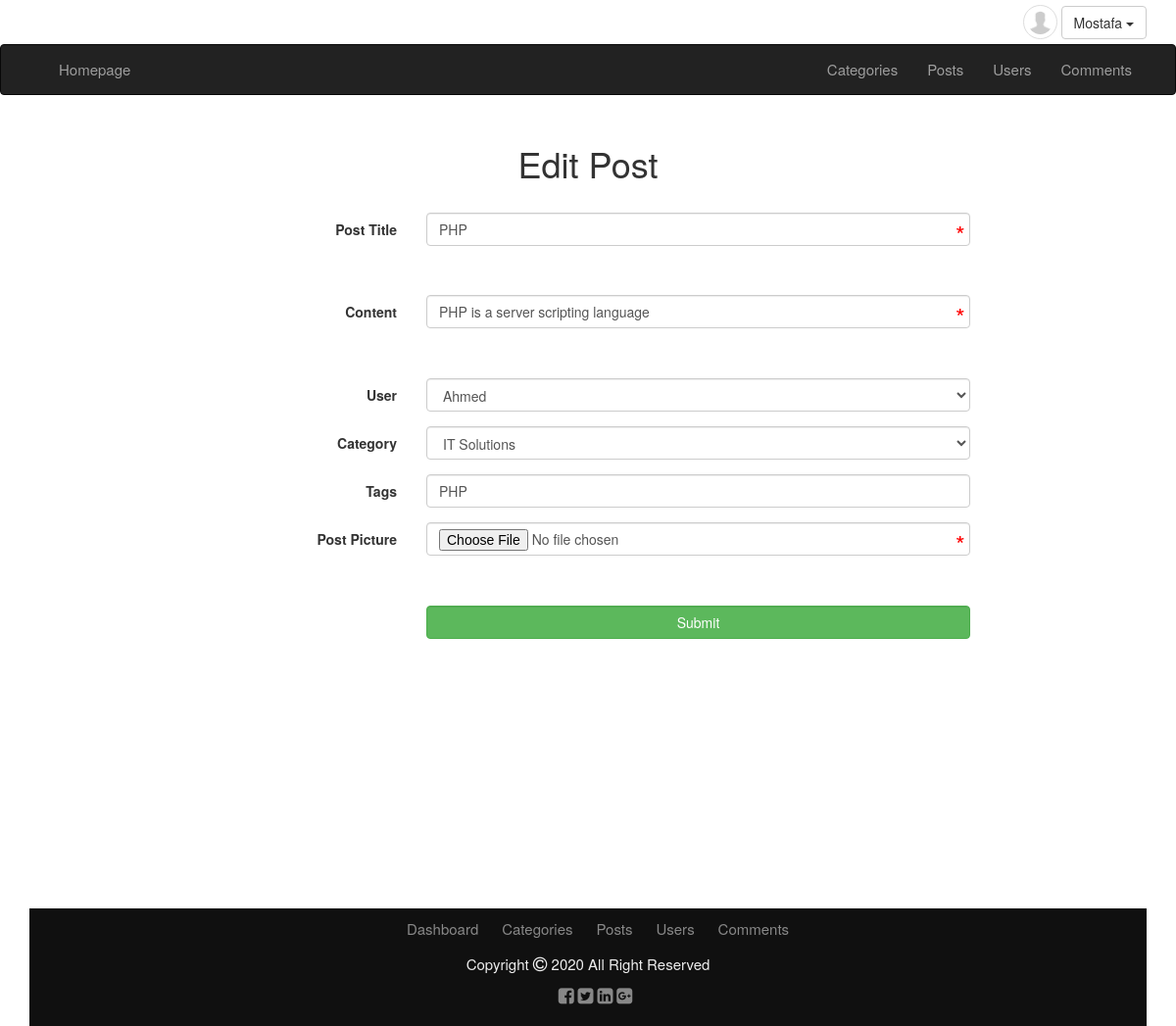
Screenshot of /admin/post_edit.php?postid=1 (signed in) with the database file from the repository.
### tables this page shows
CREATE TABLE `users` (
  `UserID` int(11) NOT NULL,
  `Username` varchar(255) NOT NULL,
  `Email` varchar(255) NOT NULL,
  `Password` varchar(255) NOT NULL,
  `Fullname` varchar(255) NOT NULL,
  `GroupID` int(3) NOT NULL DEFAULT 0 COMMENT '1 : Admin, 0: User',
  `RegistrationStatus` int(3) NOT NULL DEFAULT 0 COMMENT '1 : Registered, 0 : Pending Activation',
  `UserDateTime` datetime NOT NULL,
  `UserImage` text NOT NULL
);

CREATE TABLE `posts` (
  `PostID` int(11) NOT NULL,
  `PostTitle` varchar(255) NOT NULL,
  `PostContent` varchar(255) NOT NULL,
  `PostDateTime` datetime NOT NULL,
  `PostApproval` int(3) NOT NULL DEFAULT 0 COMMENT '1 : Approved, 0: Pending Approval',
  `PostTags` varchar(255) NOT NULL,
  `User_ID` int(11) NOT NULL,
  `Category_ID` int(11) NOT NULL,
  `PostImage` text NOT NULL
);

CREATE TABLE `categories` (
  `CategoryID` int(11) NOT NULL,
  `CategoryName` varchar(255) NOT NULL,
  `CategoryDescription` varchar(255) NOT NULL,
  `CategoryVisibility` tinyint(2) NOT NULL DEFAULT 1,
  `CategoryComments` tinyint(2) NOT NULL DEFAULT 1
);

### admin/post_edit.php (the view, shortened to what this page needs)
<?php
if(isset($_SESSION['Username']))
   {
	   include "includes/templates/header.php";
	   include "includes/templates/navbar.php";
	   echo "<div class='container'>";
	   echo "<h1 class='edit text-center'>Edit Post</h1>";
	   if(isset($_GET['postid']) && is_numeric($_GET['postid']))
		   {
			   $postid = intval($_GET['postid']);
		   }
	   else
		   {
			   $postid = 0;
		   }
        $sql1 = $conn->prepare("SELECT * FROM posts WHERE PostID = '{$postid}' LIMIT 1");
		$sql1->execute();
		$count = $sql1->rowCount();
        $posts = $sql1->fetchAll();
        foreach($posts as $post);
  if ($count > 0) { ?>
			<div class="container">
		<form class="form-horizontal" action="post_update.php" method="post" enctype="multipart/form-data">
		<div class="form-group">
			<label class="col-sm-2 col-md-4 control-label">Post Title</label>
			<div class="col-sm-4 col-md-6">
				<input class="form-control" type="text" name="posttitle" placeholder="The Title Of The Post"
				value="<?php echo $post['PostTitle']; ?>" required>
				<span class="asterisk">*</span>
			</div>
			</div>
		<div class="form-group">
			<label class="col-sm-2 col-md-4 control-label">Content</label>
			<div class="col-sm-4 col-md-6">
				<input class="form-control" type="text" name="content"
				value="<?php echo $post['PostContent']; ?>"
				placeholder="The Content Of The Post" required>
				<span class="asterisk">*</span>
			</div>
		</div>
		<div class="form-group">
			<label class="col-sm-2 col-md-4 control-label">User</label>
			<div class="col-sm-4 col-md-6">
				<select class="form-control" name="user">
					<?php
	   $sql2 = $conn->prepare("SELECT * FROM users WHERE GroupID != 1");
       $sql2->execute();
                        $users = $sql2->fetchAll();
                        foreach($users as $user)
						{
						 echo "<option value=";
					     echo $user['UserID'];
						      if($post['User_ID'] == $user['UserID']) {echo 'selected'; }
						 echo ">";
						 echo $user['Username'];
						 echo "</option>";
						}
					?>
				</select>
			</div>
		</div>
		<div class="form-group">
			<label class="col-sm-2 col-md-4 control-label">Category</label>
			<div class="col-sm-4 col-md-6">
				<select class="form-control" name="category">
					<?php
       $sql3 = $conn->prepare("SELECT * FROM categories");
       $sql3->execute();
                        $categories = $sql3->fetchAll();
                        foreach($categories as $category)
						{
						 echo "<option value=";
					     echo $category['CategoryID'];
						      if($post['Category_ID'] == $category['CategoryID']) {echo 'selected'; }
						 echo ">";
						 echo $category['CategoryName'];
						 echo "</option>";
						}
					?>
				</select>
			</div>
		</div>
		<div class="form-group">
			<label class="col-sm-2 col-md-4 control-label">Tags</label>
			<div class="col-sm-4 col-md-6">
			<input class="form-control" type="text" name="tags" placeholder="Seperate Your Tags With Comma (,)"
			value="<?php echo $post['PostTags']; ?>">
			</div>
		</div>
		<div class="form-group">
			<label class="col-sm-2 col-md-4 control-label">Post Picture</label>
			<div class="col-sm-4 col-md-6">
				<input class="form-control" type="file" name="image"
				value="<?php echo $post['ItemImage'];?>">
				<span class="asterisk">*</span>
			</div>
		</div>
		<div class="form-group">
			<div class="col-sm-4 col-sm-offset-2 col-md-offset-4 col-md-6">
			<input type="submit" class="btn btn-success form-control" value="Submit">
			</div>
		</div>
		</form>
<?php
	}
	   else
	   		{
				echo "<div class='container'>";
				$post_edit_error = '<div class="alert alert-danger">Theres No Such ID</div>';
				redirect_home($post_edit_error);
				echo "</div>";
			}
}
else
	{
			 include "includes/templates/header.php";
			 $post_edit_error = "<span class='message-error alert alert-danger'>You Are Not Permited To Access This Page Directly</span>";
			 redirect_home($post_edit_error);
	}
echo "</div>";
include "includes/templates/fotter.php";

### admin/includes/templates/navbar.php (shortened to what this page needs)
<?php
if (isset($_SESSION['Username'])) {
include "config.php";
$stmt = $conn->prepare("SELECT * FROM users WHERE UserID = ". $_SESSION['ID']);
$stmt->execute();
echo  "<div class='container'>";
echo "<div class='upper-bar pull-right'>";
				$users = $stmt->fetchAll();
                foreach($users as $user);
	  		if(! empty($user['UserImage']))
	{
  echo "<img alt='Profile Picture' class='my-image img-thumbnail img-circle' src='uploads\user_image\\" . $user['UserImage'] ."'>";
	}
else
	{
		echo "<img alt='Profile Picture' class='my-image img-thumbnail img-circle' src='uploads\user_image\\" . 'no_image.png' ."'>";
	}
	  		?>
				<div class="btn-group my-info">
					<span class="btn btn-default dropdown-toggle" data-toggle="dropdown">
						<?php echo $_SESSION['Username'] ?>
						<span class="caret"></span>
					</span>
				</div>
				<?php
				} else {
			?>
			<a href="login.php" class="btn btn-primary login-signup pull-right">
				Login/Signup
			</a>
			<?php } ?>
		</div>
</div>
 <nav class="navbar navbar-inverse">
  <div class="container">
    <div class="navbar-header">
      <a class="navbar-brand" href="dashboard.php"></a>
    </div>
    <div class="collapse navbar-collapse" id="app-nav">
      <ul class="nav navbar-nav">
       <li><a href="dashboard.php">Homepage</a></li>
      </ul>
      <ul class="nav navbar-nav navbar-right">
        <li><a href="categories.php">Categories</a></li>
		<li><a href="posts.php">Posts</a></li>
        <li><a href="users.php">Users</a></li>
        <li><a href="comments.php">Comments</a></li>
      </ul>
    </div>
  </div>
</nav>

### admin/layout/css/style.css (style rules this page uses)
body { padding: 0px; margin: 0px; }
.asterisk { position: relative; top: -30px; left: 540px; color: #F00; font-size: 25px; }
.edit { position: relative; top: 10px; margin-bottom: 40px; }
button, html input[type=button], input[type=reset], input[type=submit] { display: block; margin-bottom: 10px!important; }
.upper-bar { margin: 5px 0px; }
.upper-bar .my-image { max-width: 35px; max-height: 35px; }
.navbar ul li a { -webkit-transition: all 500ms; -moz-transition: all 500ms; -o-transition: all 500ms; -ms-transition: all 500ms; transition: all 500ms; font-size: 15px; }

### rows the page displays
users: UserImage (placeholder picture)
posts: posttitle "PHP", content "PHP is a server scripting language", category "IT Solutions", tags "PHP"

### other values shown
$_SESSION['Username'] "Mostafa"
form field user "Ahmed"
